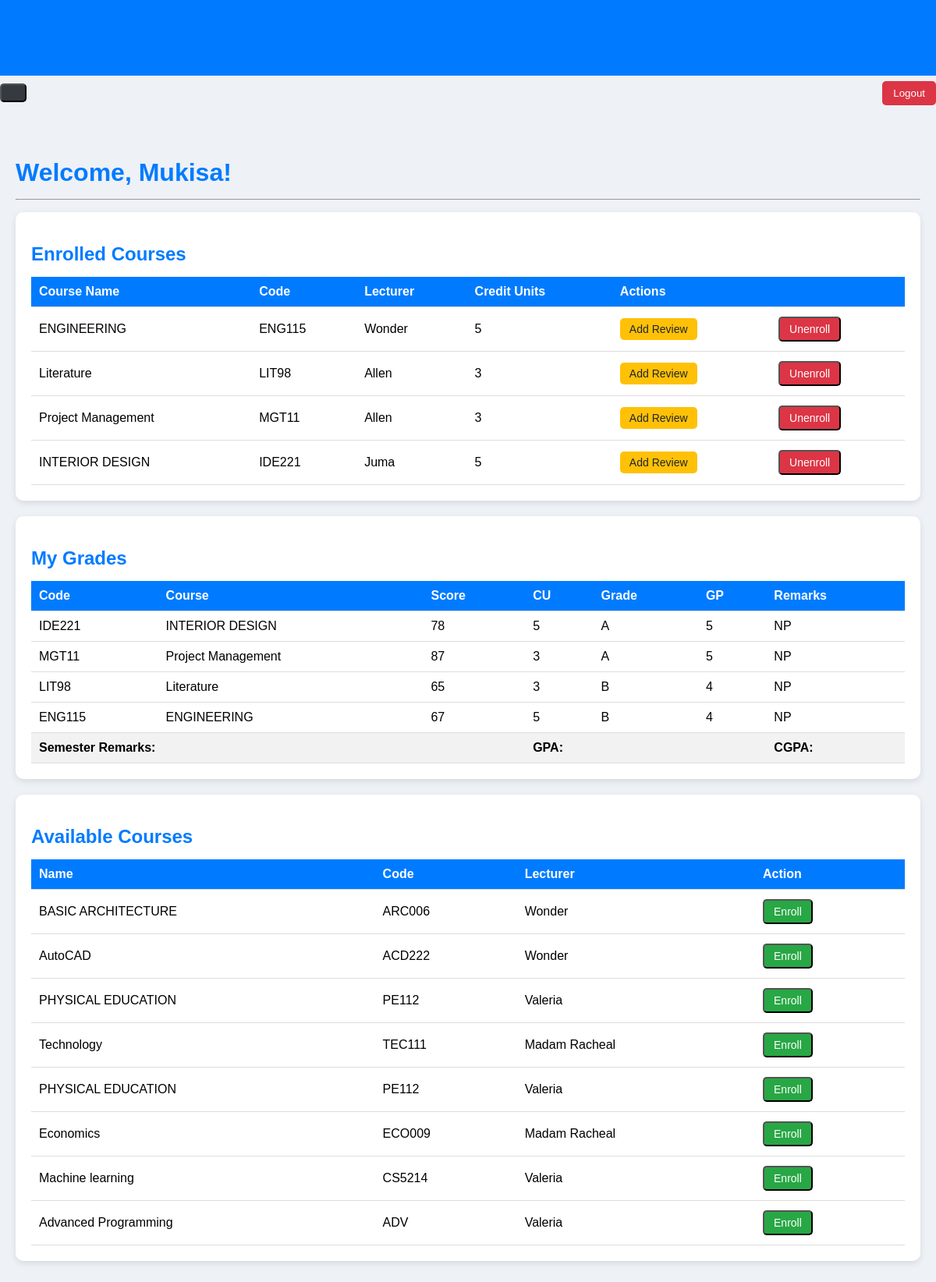
/reports/1/ (signed in), run on the app's committed database.
### reports/models.py (models this page shows, shortened)
class Student(models.Model):
    user = models.OneToOneField(User, on_delete=models.CASCADE, null=True, blank=True)
    name = models.CharField(max_length=200)
    email = models.EmailField(unique=True)
    gpa = models.FloatField(default=0)  # New field for GPA

class Course(models.Model):
    name = models.CharField(max_length=200)
    code = models.CharField(max_length=200)
    credit_units = models.IntegerField()
    lecturer = models.CharField(max_length=200)
    students = models.ManyToManyField(Student, related_name='courses', blank=True)

class Grade(models.Model):
    student = models.ForeignKey(Student, on_delete=models.CASCADE)
    course = models.ForeignKey(Course, on_delete=models.CASCADE)
    score = models.IntegerField()
    letter = models.CharField(max_length=2, blank=True)  # new field
    @property
    def grade_point(self):
        LETTER_POINTS = {
            'A': 5,
            'B': 4,
            'C': 3,
            'D': 2,
            'F': 0,
        }
        return LETTER_POINTS.get(self.letter, 0)
    @property
    def np_status(self):
        if self.letter in ['A', 'B', 'C', 'D']:
            return "NP"
        return "BNP"  # Not in Normal Progress

### reports/views.py (the view, shortened to what this page needs)
@login_required
@user_passes_test(student_required)
def student_detail(request, student_id):
    student = get_object_or_404(Student, id=student_id)
    enrolled_courses_m2m = list(student.courses.all())
    courses_with_grades = list(Course.objects.filter(grade__student=student).distinct())
    enrolled_courses = list({c.id: c for c in enrolled_courses_m2m + courses_with_grades}.values())
    available_courses = Course.objects.exclude(id__in=[c.id for c in enrolled_courses])
    grades = Grade.objects.filter(student=student)
    courses_with_reviews = []
    for course in enrolled_courses:
        review = course.reviews.filter(student=student).first()
        courses_with_reviews.append({
            'course': course,
            'review': review
        })
    context = {
        'student': student,
        'enrolled_courses': enrolled_courses,
        'available_courses': available_courses,
        'grades': grades,
    }
    return render(request, 'reports/student_detail.html', context)

### reports/templates/reports/student_detail.html (shortened to what this page needs)
{% extends "reports/base.html" %}
{% block content %}
<div style="display: flex; justify-content: space-between; align-items: center; margin-bottom: 20px;">
    <button class="open-btn" onclick="openSidebar()"></button>
    <form method="post" action="{% url 'logout' %}">
        <button type="submit" class="logout-btn">Logout</button>
    </form>
</div>
<div class="main-content">
    <h1>Welcome, {{ student.name }}!</h1>
    <hr>
    <div class="card">
        <h2>Enrolled Courses</h2>
        {% if enrolled_courses %}
        <table>
            <tr>
                <th>Course Name</th>
                <th>Code</th>
                <th>Lecturer</th>
                <th>Credit Units</th>
                <th colspan="2">Actions</th>
            </tr>
            {% for course in enrolled_courses %}
            <tr>
                <td>{{ course.name }}</td>
                <td>{{ course.code }}</td>
                <td>{{ course.lecturer }}</td>
                <td>{{ course.credit_units }}</td>
                <td>
                    <a href="{% url 'add_review' course.id %}" class="btn btn-warning">Add Review</a>
                </td>
                <td>
                    <form method="post" style="display:inline;">
                        <button type="submit" class="btn btn-red">Unenroll</button>
                    </form>
                </td>
            </tr>
            {% endfor %}
        </table>
        {% else %}
        <p>No enrolled courses yet.</p>
        {% endif %}
    </div>
    <div class="card">
        <h2>My Grades</h2>
        {% if grades %}
        <table>
            <tr>
                <th>Code</th>
                <th>Course</th>
                <th>Score</th>
                <th>CU</th>
                <th>Grade</th>
                <th>GP</th>
                <th>Remarks</th>
            </tr>
            {% for grade in grades %}
            <tr>
                <td>{{ grade.course.code }}</td>
                <td>{{ grade.course.name }}</td>
                <td>{{ grade.score }}</td>
                <td>{{ grade.course.credit_units }}</td>
                <td>{{ grade.letter|default:"-" }}</td>
                <td>{{ grade.grade_point }}</td>
                <td>{{ grade.np_status }}</td>
            </tr>
            {% endfor %}
            <tr style="font-weight:bold; background:#f2f2f2; text-align:center;">
                <td colspan="2">Semester Remarks: {{ semester_remark }}</td>
                <td></td>
                <td colspan="2">GPA: {{ gpa }}</td>
                <td></td>
                <td>CGPA: {{ cgpa }}</td>
            </tr>
        </table>
        {% else %}
        <p>No grades available yet.</p>
        {% endif %}
    </div>
    <div class="card">
        <h2>Available Courses</h2>
        {% if available_courses %}
        <table>
            <tr>
                <th>Name</th>
                <th>Code</th>
                <th>Lecturer</th>
                <th>Action</th>
            </tr>
            {% for course in available_courses %}
            <tr>
                <td>{{ course.name }}</td>
                <td>{{ course.code }}</td>
                <td>{{ course.lecturer }}</td>
                <td>
                    <form method="post">
                        <button type="submit" class="btn btn-green">Enroll</button>
                    </form>
                </td>
            </tr>
            {% endfor %}
        </table>
        {% else %}
        <p>No courses available to enroll.</p>
        {% endif %}
    </div>
</div>
{% endblock %}

### reports/templates/reports/base.html (style rules this page uses)
body { font-family: Arial, sans-serif; background-color: #eef1f5; margin: 0; padding: 0; }

### reports/templates/reports/student_detail.html (style rules this page uses)
.main-content { padding: 20px; max-width: 1200px; margin: auto; }
h1, h2 { color: #007bff; margin-bottom: 15px; }
hr { margin: 15px 0; }
.card { background: #fff; border-radius: 10px; box-shadow: 0 3px 8px rgba(0,0,0,0.1); padding: 20px; margin-bottom: 20px; }
table { width: 100%; border-collapse: collapse; margin-top: 10px; }
th, td { padding: 10px; border-bottom: 1px solid #ddd; text-align: left; }
th { background: #007bff; color: white; }
.btn { display: inline-block; padding: 6px 12px; border-radius: 5px; text-decoration: none; font-size: 14px; margin: 2px 2px 2px 0; transition: all 0.3s ease; text-align: center; }
.btn-green { background: #28a745; color: white; }
.btn-red { background: #dc3545; color: white; }
.btn-warning { background: #ffc107; color: #212529; }
.open-btn { font-size: 20px; cursor: pointer; background: #343a40; color: white; padding: 10px 15px; border-radius: 5px; margin: 10px 0; }
.logout-btn { padding: 8px 14px; background: #dc3545; color: white; border: none; border-radius: 5px; cursor: pointer; }

### data on the page
Student: name "Mukisa"
Course: name "ENGINEERING", code "ENG115", lecturer "Wonder", credit_units "5"
Course: name "Literature", code "LIT98", lecturer "Allen", credit_units "3"
Course: name "Project Management", code "MGT11", lecturer "Allen", credit_units "3"
Course: name "INTERIOR DESIGN", code "IDE221", lecturer "Juma", credit_units "5"
Grade: course.code "IDE221", course.name "INTERIOR DESIGN", score "78", course.credit_units "5", letter "A", grade_point "5", np_status "NP"
Grade: course.code "MGT11", course.name "Project Management", score "87", course.credit_units "3", letter "A", grade_point "5", np_status "NP"
Grade: course.code "LIT98", course.name "Literature", score "65", course.credit_units "3", letter "B", grade_point "4", np_status "NP"
Grade: course.code "ENG115", course.name "ENGINEERING", score "67", course.credit_units "5", letter "B", grade_point "4", np_status "NP"
Course: name "BASIC ARCHITECTURE", code "ARC006", lecturer "Wonder"
Course: name "AutoCAD", code "ACD222", lecturer "Wonder"
Course: name "PHYSICAL EDUCATION", code "PE112", lecturer "Valeria"
Course: name "Technology", code "TEC111", lecturer "Madam Racheal"
Course: name "PHYSICAL EDUCATION", code "PE112", lecturer "Valeria"
Course: name "Economics", code "ECO009", lecturer "Madam Racheal"
Course: name "Machine learning", code "CS5214", lecturer "Valeria"
Course: name "Advanced Programming", code "ADV", lecturer "Valeria"
